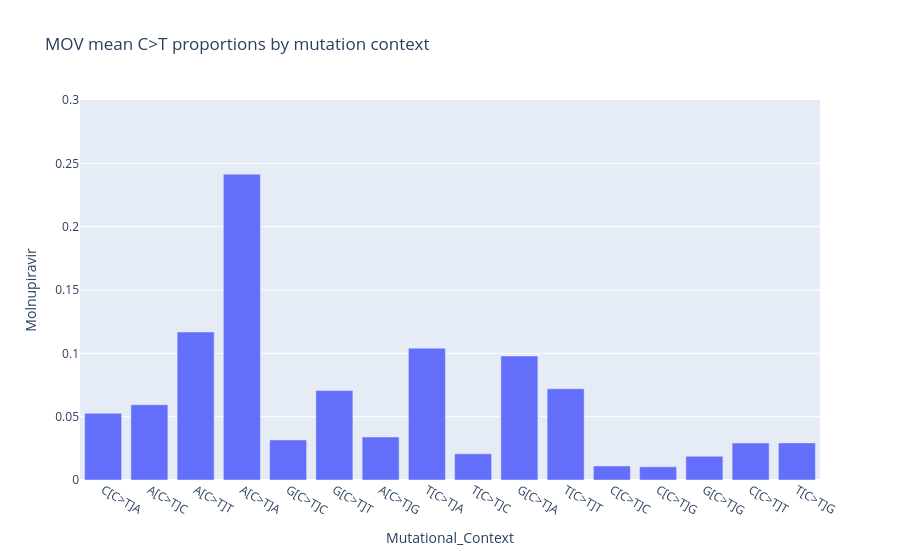

Here is the notebook cell this chart was saved with:
### Code cell
sanderson_ctorder = [
    'C[C>T]A', 'A[C>T]C', 'A[C>T]T', 'A[C>T]A',
    'G[C>T]C', 'G[C>T]T', 'A[C>T]G', 'T[C>T]A',
    'T[C>T]C', 'G[C>T]A', 'T[C>T]T', 'C[C>T]C',
    'C[C>T]G', 'G[C>T]G', 'C[C>T]T', 'T[C>T]G'
]

ct_ordered = ctprobs.set_index('Mutational_Context').loc[sanderson_ctorder].reset_index()
fig = px.bar(ct_ordered, x='Mutational_Context', y='Molnupiravir',
    title='Molnupiravir mean C>T proportions by mutational context')
fig.layout.yaxis.range=[0,0.3]
fig.write_image("/Users/reem/molnupiravir_paper/Figures/molnupiravir_ct_proportions.pdf")
fig.show()

### Figure 1 — Plotly figure (JSON) as saved in the notebook; plotly's stock layout.template omitted (floating-point values rounded to 4 significant figures)
{"data": [{"hovertemplate": "Mutational_Context=%{x}<br>Molnupiravir=%{y}<extra></extra>", "legendgroup": "", "marker": {"color": "#636efa", "pattern": {"shape": ""}}, "name": "", "orientation": "v", "showlegend": false, "textposition": "auto", "type": "bar", "x": ["C[C>T]A", "A[C>T]C", "A[C>T]T", "A[C>T]A", "G[C>T]C", "G[C>T]T", "A[C>T]G", "T[C>T]A", "T[C>T]C", "G[C>T]A", "T[C>T]T", "C[C>T]C", "C[C>T]G", "G[C>T]G", "C[C>T]T", "T[C>T]G"], "xaxis": "x", "y": [0.05264, 0.05945, 0.1168, 0.2414, 0.03163, 0.07058, 0.03397, 0.1041, 0.02064, 0.09789, 0.07208, 0.01111, 0.01043, 0.01875, 0.02917, 0.0293], "yaxis": "y"}], "layout": {"barmode": "relative", "legend": {"tracegroupgap": 0}, "title": {"text": "MOV mean C>T proportions by mutation context"}, "xaxis": {"anchor": "y", "domain": [0, 1], "title": {"text": "Mutational_Context"}}, "yaxis": {"anchor": "x", "domain": [0, 1], "range": [0, 0.3], "title": {"text": "Molnupiravir"}}}}
